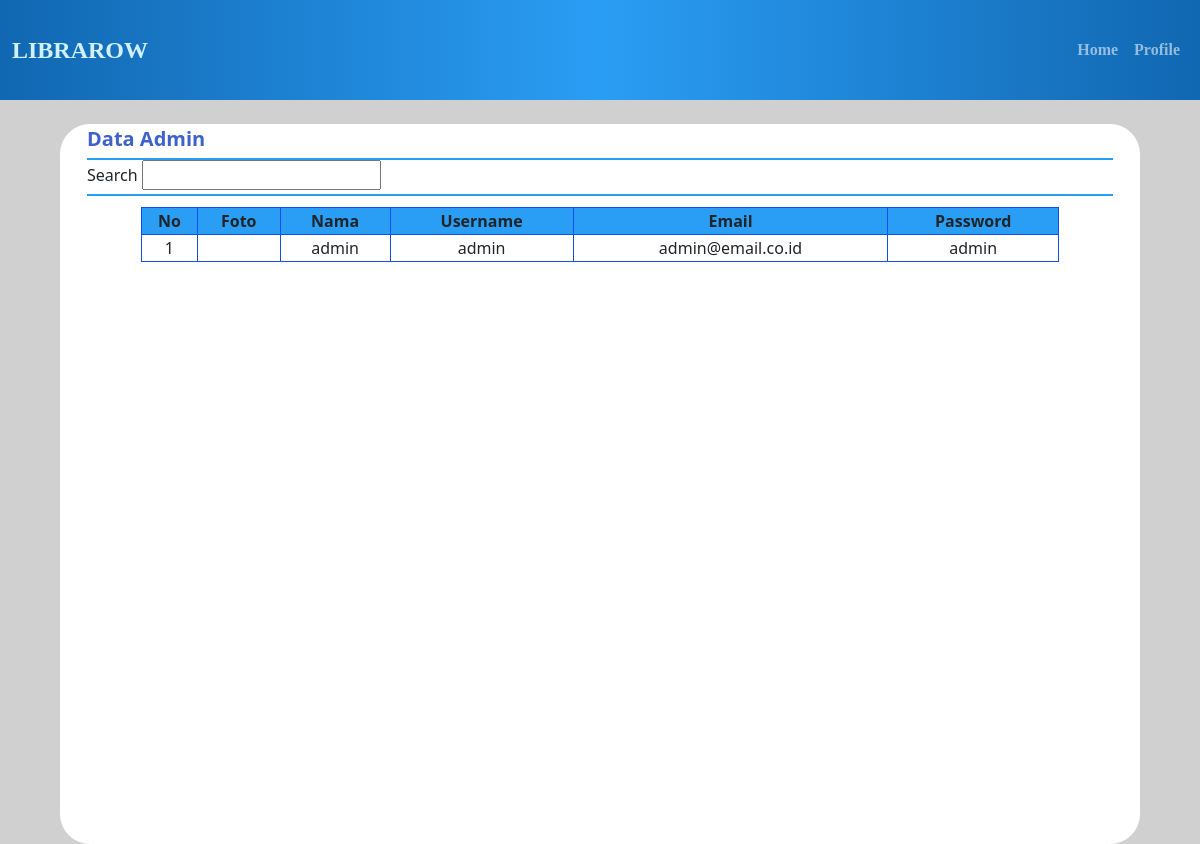
The app's page /data_admin.php with its own data.
### tables this page shows
CREATE TABLE `pustakawan` (
  `id` int(11) NOT NULL,
  `username` varchar(25) NOT NULL,
  `password` varchar(50) NOT NULL,
  `nama` varchar(50) NOT NULL,
  `email` varchar(50) NOT NULL,
  `nohp` varchar(15) NOT NULL,
  `foto` varchar(100) DEFAULT NULL
);

### functions.php (called while the page is built, shortened)
<?php
$conn = mysqli_connect('localhost','root','','librarow');
function query($query){
    global $conn;
    $result = mysqli_query($conn,$query);
    $row = [];
    while($dbs = mysqli_fetch_assoc($result)){
        $row[] = $dbs;
    }
    return $row;
}
?>

### data_admin.php (the view, shortened to what this page needs)
<?php
include 'functions.php';
$pustakawan = query("SELECT * FROM pustakawan");
?>
<!DOCTYPE html>
<html lang="en">
<head>
    <link rel="stylesheet" href="bootstrap/css/bootstrap.min.css">
    <link rel="stylesheet" href="css/admin_page.css">
</head>
<body style="background-color: #D0D0D0;">
    <nav class="navbar sticky-top navbar-expand-sm navbar-dark" style="color: #D0EFFF;">
        <div class="container-fluid ">
            <a class="navbar-brand " href="login.php">LIBRAROW</a>
            <div class="nav navbar-custom" id="navbarSupportedContent" style="color: #D0EFFF !important;">
                <ul class="navbar-nav ms-auto">
                    <li class="nav-item">
                        <a class="nav-link" href="admin_page.php">Home</a>
                    </li>
                    <li class="nav-item">
                        <a class="nav-link" href="profile_pustakawan.php">Profile</a>
                    </li>
                </ul>
            </div>
        </div>
    </nav>
    <div class="datacontainer">
        <div class="datatitle">Data Admin</div>
        <div class="datasearch">Search
            <input type="text" name="search" id="search">
        </div>
        <table border="1px solid" width="85%" style="border-collapse:collapse;margin:auto;">
            <th>No</th>
            <th>Foto</th>
            <th>Nama</th>
            <th>Username</th>
            <th>Email</th>
            <th>Password</th>
            <?php
            $i = 1;
            ?>
            <?php foreach($pustakawan as $lib) : ?>
            <tr>
                <td><?=$i;?></td>
                <td><?=$lib["foto"]?></td>
                <td><?=$lib["nama"]?></td>
                <td><?=$lib["username"]?></td>
                <td><?=$lib["email"]?></td>
                <td><?=$lib["password"]?></td>
            </tr>
            <?php $i++;?>
            <?php endforeach;?>
        </table>
    </div>
</body>
</html>

### css/admin_page.css (style rules this page uses)
.navbar { min-height: 100px; background-image: linear-gradient(to right, #1167b1, #2a9df4, #1167b1); }
.navbar-brand { text-align: left; font-weight: bold; font-size: 24px; font-family: Title !important; color: #d0efff !important; }
.navbar-brand, .navbar-custom { text-align: left; font-weight: bold; font-family: Title !important; color: #d0efff !important; }
.datacontainer { width: 90%; height: 90vh; background-color: white; margin: auto; margin-top: 2%; border-radius: 30px; }
.datacontainer .datatitle { width: 95%; height: 5%; margin-top: 2%; border-bottom: 2px solid #2a9df4; margin: auto; color: #3e61cc; font-size: 20px; font-weight: bold; }
.datacontainer .datasearch { width: 95%; height: 5%; border-bottom: 2px solid #2a9df4; margin: auto; margin-bottom: 1%; }
.datacontainer table, th, td { border: 1px solid #114fee; text-align: center; }
.datacontainer th { background-color: #2a9df4; }

### records on screen
pustakawan: nama "admin", username "admin", email "admin@email.co.id", password "admin"
